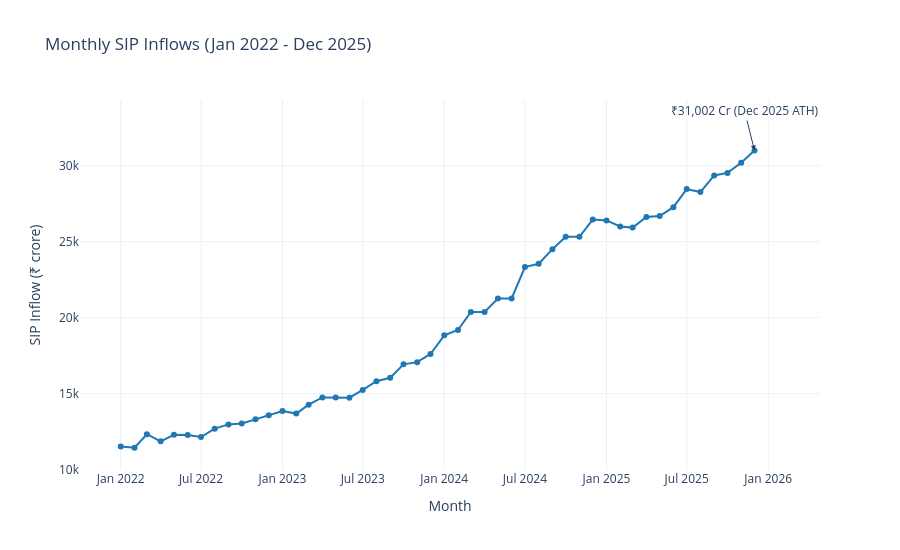

Here is the notebook cell this chart was saved with:
### Markdown cell above
## 3. SIP Inflow Time-Series

Monthly SIP inflow trend, Jan 2022 to Dec 2025, marking the all-time-high
month.

### Code cell
fig = go.Figure()
fig.add_trace(go.Scatter(x=sip["month_dt"], y=sip["sip_inflow_crore"],
                          mode="lines+markers", line=dict(color="#1f77b4")))

peak = sip.loc[sip["sip_inflow_crore"].idxmax()]
fig.add_annotation(x=peak["month_dt"], y=peak["sip_inflow_crore"],
                    text=f"₹{peak['sip_inflow_crore']:,.0f} Cr (Dec 2025 ATH)",
                    showarrow=True, arrowhead=2, ay=-40)

fig.update_layout(title="Monthly SIP Inflows (Jan 2022 - Dec 2025)",
                   xaxis_title="Month", yaxis_title="SIP Inflow (₹ crore)",
                   template="plotly_white", height=550)
fig.show()
